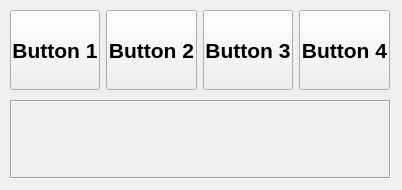
<?xml version="1.0" encoding="UTF-8"?>
<ui version="4.0">
 <class>Frame</class>
 <widget class="QFrame" name="Frame">
  <property name="geometry">
   <rect>
    <x>0</x>
    <y>0</y>
    <width>402</width>
    <height>190</height>
   </rect>
  </property>
  <property name="font">
   <font>
    <pointsize>16</pointsize>
    <weight>75</weight>
    <bold>true</bold>
   </font>
  </property>
  <property name="windowTitle">
   <string>Frame</string>
  </property>
  <widget class="QLabel" name="label">
   <property name="geometry">
    <rect>
     <x>10</x>
     <y>100</y>
     <width>381</width>
     <height>79</height>
    </rect>
   </property>
   <property name="minimumSize">
    <size>
     <width>0</width>
     <height>79</height>
    </size>
   </property>
   <property name="frameShape">
    <enum>QFrame::Box</enum>
   </property>
   <property name="frameShadow">
    <enum>QFrame::Sunken</enum>
   </property>
   <property name="text">
    <string/>
   </property>
  </widget>
  <widget class="QWidget" name="">
   <property name="geometry">
    <rect>
     <x>10</x>
     <y>10</y>
     <width>380</width>
     <height>80</height>
    </rect>
   </property>
   <layout class="QHBoxLayout" name="horizontalLayout">
    <item>
     <widget class="QPushButton" name="btn1">
      <property name="sizePolicy">
       <sizepolicy hsizetype="Fixed" vsizetype="Fixed">
        <horstretch>0</horstretch>
        <verstretch>0</verstretch>
       </sizepolicy>
      </property>
      <property name="minimumSize">
       <size>
        <width>90</width>
        <height>80</height>
       </size>
      </property>
      <property name="text">
       <string>Button 1</string>
      </property>
     </widget>
    </item>
    <item>
     <widget class="QPushButton" name="btn2">
      <property name="sizePolicy">
       <sizepolicy hsizetype="Fixed" vsizetype="Fixed">
        <horstretch>0</horstretch>
        <verstretch>0</verstretch>
       </sizepolicy>
      </property>
      <property name="minimumSize">
       <size>
        <width>90</width>
        <height>80</height>
       </size>
      </property>
      <property name="text">
       <string>Button 2</string>
      </property>
     </widget>
    </item>
    <item>
     <widget class="QPushButton" name="btn3">
      <property name="sizePolicy">
       <sizepolicy hsizetype="Fixed" vsizetype="Fixed">
        <horstretch>0</horstretch>
        <verstretch>0</verstretch>
       </sizepolicy>
      </property>
      <property name="minimumSize">
       <size>
        <width>90</width>
        <height>80</height>
       </size>
      </property>
      <property name="text">
       <string>Button 3</string>
      </property>
     </widget>
    </item>
    <item>
     <widget class="QPushButton" name="btn4">
      <property name="sizePolicy">
       <sizepolicy hsizetype="Fixed" vsizetype="Fixed">
        <horstretch>0</horstretch>
        <verstretch>0</verstretch>
       </sizepolicy>
      </property>
      <property name="minimumSize">
       <size>
        <width>90</width>
        <height>80</height>
       </size>
      </property>
      <property name="text">
       <string>Button 4</string>
      </property>
     </widget>
    </item>
   </layout>
  </widget>
 </widget>
 <resources/>
 <connections/>
</ui>
